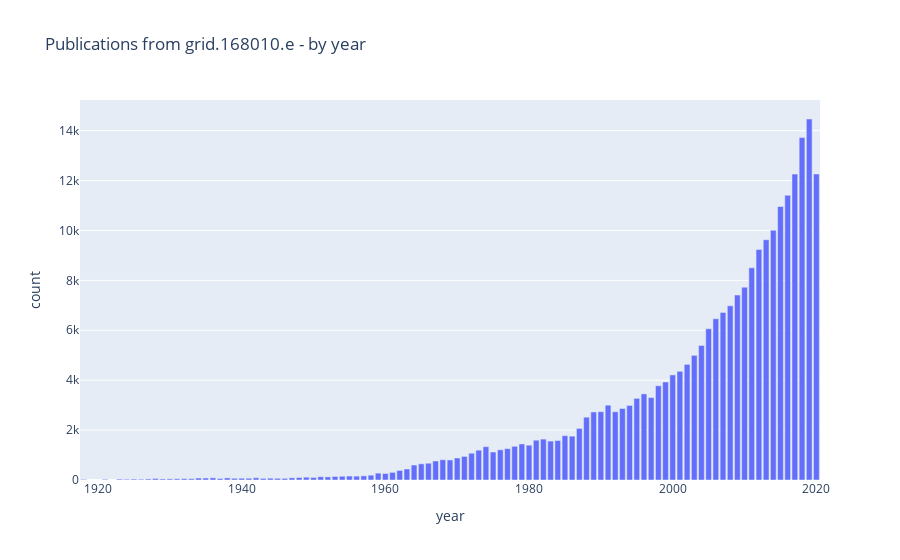

This figure's notebook cell:
### Code cell
df = dsl.query(f"""search publications where research_orgs.id="{GRIDID}" return year limit 100""").as_dataframe() 
df.rename(columns={"id": "year"}, inplace=True)
#
px.bar(df, x="year", y="count", 
       title=f"Publications from {GRIDID} - by year")

### Figure 1 — Plotly figure (JSON) as saved in the notebook; plotly's stock layout.template omitted (floating-point values rounded to 4 significant figures)
{"data": [{"alignmentgroup": "True", "hovertemplate": "year=%{x}<br>count=%{y}<extra></extra>", "legendgroup": "", "marker": {"color": "#636efa"}, "name": "", "offsetgroup": "", "orientation": "v", "showlegend": false, "textposition": "auto", "type": "bar", "x": [2019, 2018, 2020, 2017, 2016, 2015, 2014, 2013, 2012, 2011, 2010, 2009, 2008, 2007, 2006, 2005, 2004, 2003, 2002, 2001, 2000, 1999, 1998, 1996, 1997, 1995, 1991, 1994, 1993, 1990, 1992, 1989, 1988, 1987, 1985, 1986, 1982, 1981, 1984, 1983, 1979, 1980, 1978, 1974, 1977, 1976, 1973, 1975, 1972, 1971, 1970, 1968, 1969, 1967, 1966, 1965, 1964, 1963, 1962, 1961, 1959, 1960, 1958, 1957, 1955, 1956, 1954, 1953, 1951, 1952, 1949, 1950, 1948, 1942, 1947, 1936, 1938, 1934, 1935, 1944, 1940, 1941, 1939, 1945, 1946, 1943, 1928, 1937, 1932, 1933, 1931, 1930, 1927, 1929, 1925, 1923, 1926, 1924, 1921, 1918], "xaxis": "x", "y": [14466, 13720, 12262, 12259, 11409, 10960, 10009, 9628, 9239, 8501, 7726, 7411, 6979, 6713, 6462, 6061, 5393, 4995, 4633, 4356, 4211, 3927, 3776, 3451, 3304, 3271, 2998, 2989, 2866, 2738, 2735, 2727, 2517, 2067, 1777, 1757, 1639, 1595, 1583, 1560, 1445, 1395, 1351, 1335, 1257, 1210, 1195, 1121, 1073, 945, 883, 811, 804, 762, 672, 649, 600, 441, 383, 305, 275, 258, 194, 167, 158, 155, 150, 141, 131, 124, 114, 101, 100, 89, 88, 87, 83, 79, 79, 72, 71, 70, 69, 68, 66, 65, 62, 61, 56, 54, 50, 46, 43, 42, 37, 36, 32, 31, 28, 24], "yaxis": "y"}], "layout": {"autosize": true, "barmode": "relative", "legend": {"tracegroupgap": 0}, "title": {"text": "Publications from grid.168010.e - by year"}, "xaxis": {"anchor": "y", "autorange": true, "domain": [0, 1], "range": [1918.0, 2020.0], "title": {"text": "year"}, "type": "linear"}, "yaxis": {"anchor": "x", "autorange": true, "domain": [0, 1], "range": [0, 15230.0], "title": {"text": "count"}, "type": "linear"}}}
